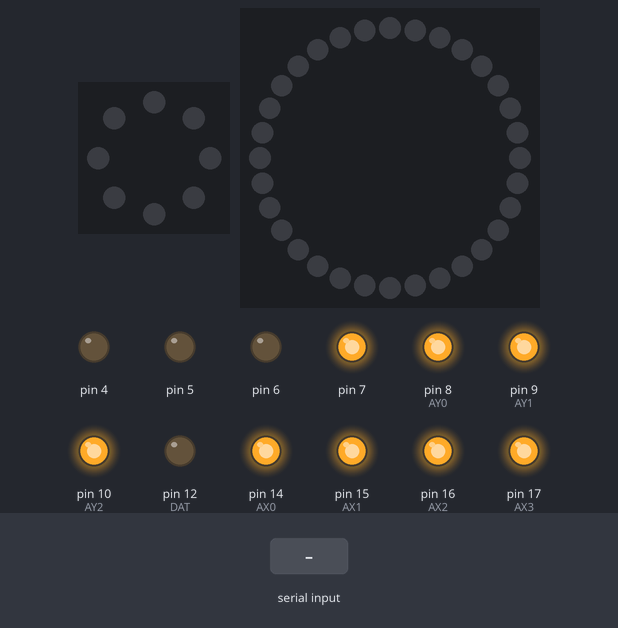
Recording of a sketch running on a simulated Arduino Uno, built with avr-gcc and run on an emulated ATmega328P. Parts: 8 RGB LEDs in a ring, first at the top, clockwise, 32 RGB LEDs in a ring, first at the top, clockwise, output pins drawn as LEDs (lit = HIGH). Inputs (shaded band) come from the test bench. Pins used as bus, display or sensor lines are not drawn; what the sketch prints to the serial monitor is not drawn.

Above: at 1.2 s.
1.3 s: "Clear\n" received over Serial
At 1.9 s:
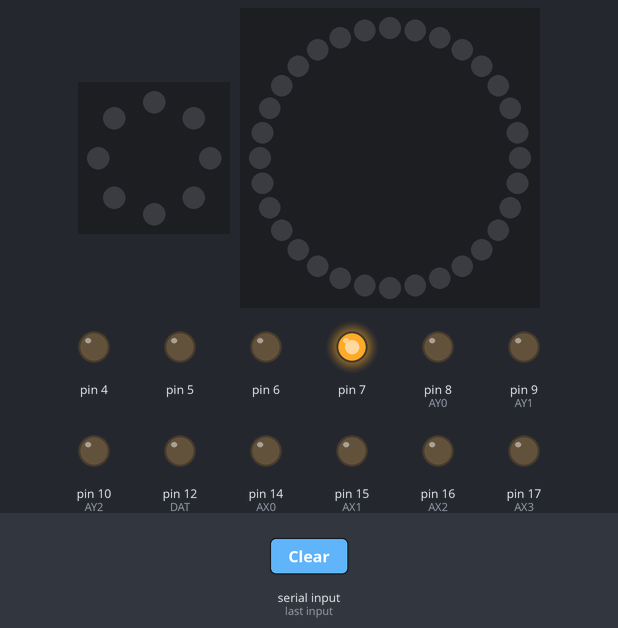
2.8 s: "90;45;200\n" received over Serial
At 3.9 s:
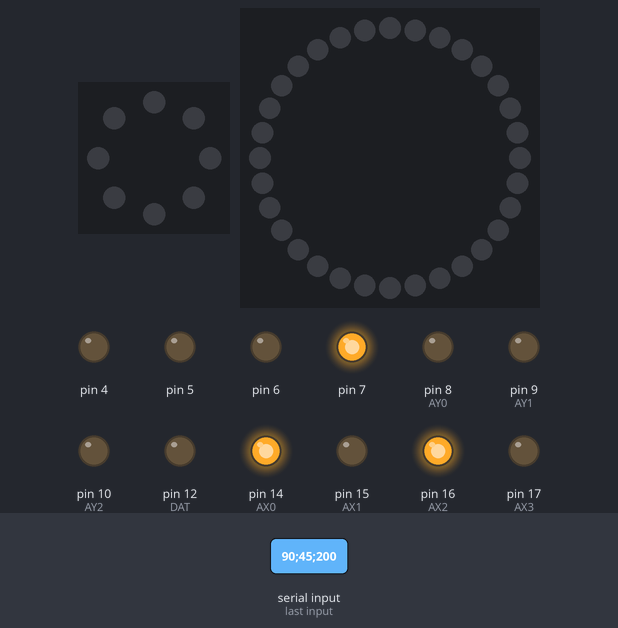
4.3 s: "1001\n" received over Serial
At 4.9 s:
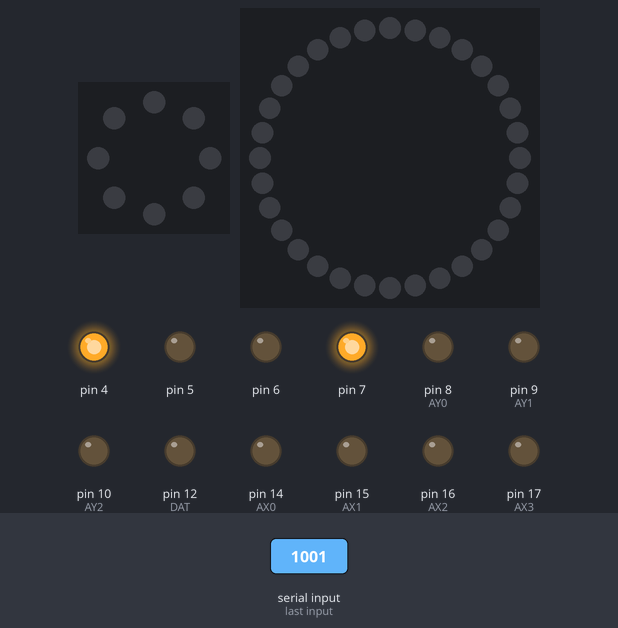
5.8 s: "1;90;45\n" received over Serial
At 6.1 s:
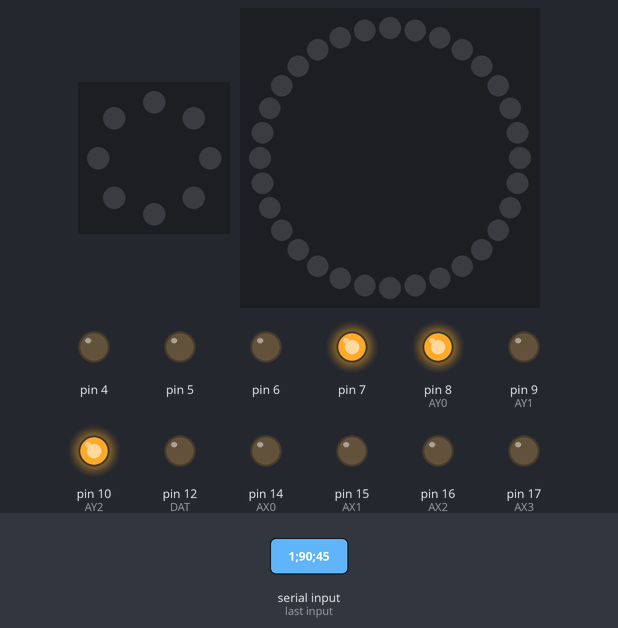
7.3 s: "Clear;1\n" received over Serial
At 8.5 s:
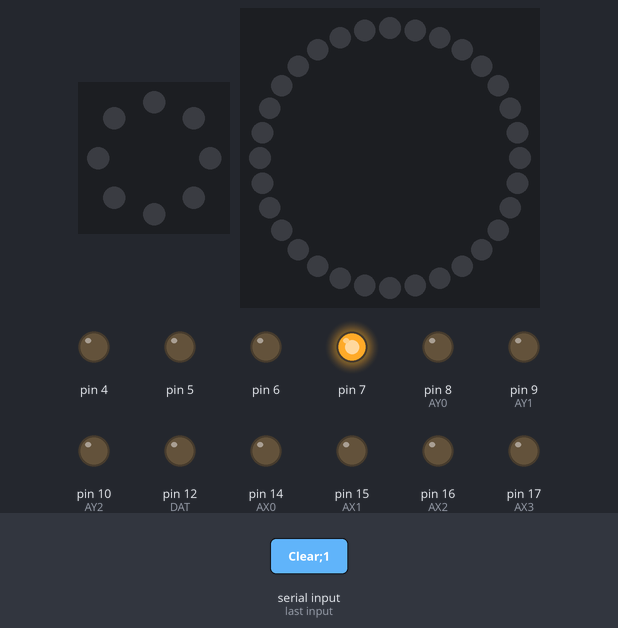
8.8 s: "90;45\n" received over Serial
At 9.6 s:
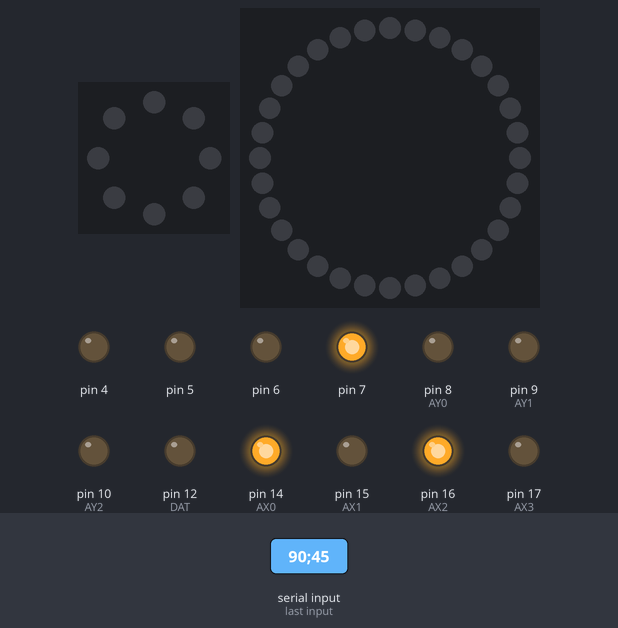
Timing chart, 0 to 11.3 s (numbered marks = the images above; inputs shaded):
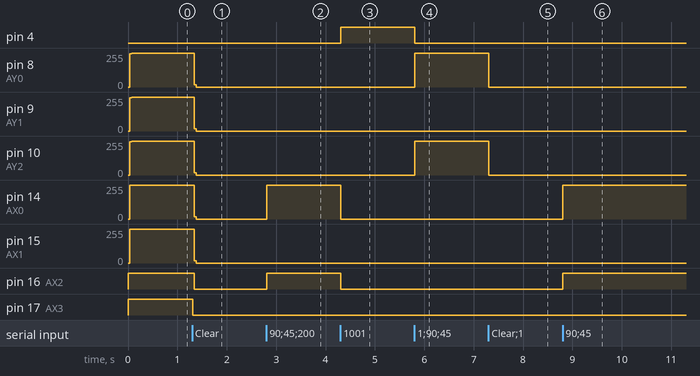

Measured:
- after the input at 1.3 s, pin 8 (AY0), pin 9 (AY1), pin 10 (AY2), pin 14 (AX0), pin 15 (AX1): 255/255 → 0/255 after 0.05 s; pin 16 (AX2): HIGH → LOW after 0.05 s; pin 17 (AX3): HIGH → LOW at once
- after the input at 2.8 s, pin 14 (AX0): 0/255 → 255/255 at once; pin 16 (AX2): LOW → HIGH at once
- after the input at 4.3 s, pin 4: LOW → HIGH at once; pin 14 (AX0): 255/255 → 0/255 at once; pin 16 (AX2): HIGH → LOW at once
- after the input at 5.8 s, pin 4: HIGH → LOW at once; pin 8 (AY0), pin 10 (AY2): 0/255 → 255/255 at once
- after the input at 7.3 s, pin 8 (AY0), pin 10 (AY2): 255/255 → 0/255 at once
- after the input at 8.8 s, pin 14 (AX0): 0/255 → 255/255 at once; pin 16 (AX2): LOW → HIGH at once

The sketch:

TuesFestDemo.ino
```cpp
#include "Arduino.h"
#include <FastLED.h>

#define NUM_COLORS 8
CRGB colors[NUM_COLORS] = {
    CRGB(35, 0, 0),      // Dark Red
    CRGB(0, 35, 0),      // Dark Green
    CRGB(0, 0, 35),      // Dark Blue
    CRGB(35, 35, 0),     // Dark Yellow
    CRGB(0, 35, 35),     // Dark Cyan
    CRGB(35, 0, 35),     // Dark Magenta
    CRGB(17, 17, 17),    // Dark Gray
    CRGB(35, 17, 0),     // Orange
};

#define LED_PIN_1   3
#define NUM_LEDS_1  8

#define LED_PIN_2   2
#define NUM_LEDS_2  32

CRGB leds_1[NUM_LEDS_1];
CRGB leds_2[NUM_LEDS_2];

void(* resetFunc) (void) = 0;

#define STB (1 << PORTB3)
#define STB_DDR (1 << DDB3)

#define DAT (1 << PORTB4)
#define DAT_DDR (1 << DDB4)

#define AY0 (1 << PORTB0)
#define AY1 (1 << PORTB1)
#define AY2 (1 << PORTB2)

#define AY0_DDR (1 << DDB0)
#define AY1_DDR (1 << DDB1)
#define AY2_DDR (1 << DDB2)

#define AX0 (1 << PORTC0) //A0
#define AX1 (1 << PORTC1) //A1
#define AX2 (1 << PORTC2) //A2
#define AX3 (1 << PORTC3) //A3

#define AX0_DDR (1 << DDC0) //A0
#define AX1_DDR (1 << DDC1) //A1
#define AX2_DDR (1 << DDC2) //A2
#define AX3_DDR (1 << DDC3) //A3

#define AX_PORT PORTC
#define AY_PORT PORTB
#define CONTROL_PORT PORTB

#define AX_PORT_DDR DDRC
#define AY_PORT_DDR DDRB
#define CONTROL_PORT_DDR DDRB

#define ADDR0 (1 << PORTD4)
#define ADDR1 (1 << PORTD5)
#define ADDR2 (1 << PORTD6)
#define ADDR3 (1 << PORTD7)

#define ADDR0_DDR (1 << DDD4)
#define ADDR1_DDR (1 << DDD5)
#define ADDR2_DDR (1 << DDD6)
#define ADDR3_DDR (1 << DDD7)

#define ADDR_PORT PORTD
#define ADDR_PORT_DDR DDRD

#define MAX_ADDRESS 15 // change later
#define MAX_AX 15 // 2^n -1
#define MAX_AY 7

int setConnection(int addr, uint8_t AX, uint8_t AY, bool mode){
  uint8_t actuallAddr;
  if (addr == 1000){
    actuallAddr = 0b1000;
    // Serial.println("I have just set addr to 0b1000");
  }else if (addr == 1001){
    actuallAddr = 0b1001;
    // Serial.println("I have just set addr to 0b1001");
  }

  if (actuallAddr > MAX_ADDRESS || AX > MAX_AX || AY > MAX_AY){
    return -1;
  }

  // AX = uint8_t(AX);
  // AY = uint8_t(AY);


  ADDR_PORT = (ADDR_PORT & 0x0F) | (actuallAddr << 4); /// pazq starta stojnost na 4-te bita koito ne iskam da pipam i zadavam nova stojnost na 4 bita, kojto promenqm

  AX_PORT = (AX_PORT & 0xF0) | AX;

  AY_PORT = (AY_PORT & 0xF8) | AY;

  if (mode){
    CONTROL_PORT |= DAT;
  }else{
    CONTROL_PORT &= ~DAT;
  }

  CONTROL_PORT |= STB;

  delayMicroseconds(2);

  CONTROL_PORT &= ~STB;

  return 1;
}


void setup(){

    Serial.begin(9600);

    ADDR_PORT_DDR |= ADDR0_DDR | ADDR1_DDR | ADDR2_DDR | ADDR3_DDR; // Init D Port Arduino

    ADDR_PORT &= ~(ADDR0 | ADDR1 | ADDR2 | ADDR3);


    AY_PORT_DDR |= AY0_DDR | AY1_DDR | AY2_DDR;// Init B Port Arduino

    AY_PORT &= ~(AY0 | AY1 | AY2);


    AX_PORT_DDR |= AX0_DDR | AX1_DDR | AX2_DDR | AX3_DDR;// Init C Port Arduino

    AX_PORT &= ~(AX0 | AX1 | AX2 | AX3);


    CONTROL_PORT_DDR |= STB_DDR | DAT_DDR;

    CONTROL_PORT |= DAT;
    CONTROL_PORT &= ~STB;

    FastLED.addLeds<WS2812, LED_PIN_1, GRB>(leds_1, NUM_LEDS_1);
    FastLED.addLeds<WS2812, LED_PIN_2, GRB>(leds_2, NUM_LEDS_2);

    for (int x = 0; x < 16; x++) {
        for (int y = 0; y < 8; y++) {
            setConnection(0b1000, x, y, false);
            setConnection(0b1001, x, y, false);
        }
    }

    for (int i = 0; i < NUM_LEDS_1; i++) {
        leds_1[i] = CRGB(0, 0, 0);;
    }

    for (int i = 0; i < NUM_LEDS_2; i++) {
        leds_2[i] = CRGB(0, 0, 0);;
    }

    FastLED.show();

    Serial.println("Ready");
}

int currentColorIndex = 0;

void loop(){
  if(Serial.available() > 0){
    // String input = "1000;x15;y7;false;MCUBreadboard 15;MainBreadboard 1";
    String input = Serial.readStringUntil('\n');

    if(input.equals("Clear")) {
      for (int x = 0; x < 16; x++) {
        for (int y = 0; y < 8; y++) {
            setConnection(0b1000, x, y, false);
            setConnection(0b1001, x, y, false);
        }
      }

      for (int i = 0; i < NUM_LEDS_1; i++) {
        leds_1[i] = CRGB(0, 0, 0);;
      }

      for (int i = 0; i < NUM_LEDS_2; i++) {
        leds_2[i] = CRGB(0, 0, 0);;
      }
    }

//    Serial.println(input);


    char* token;
    token = strtok((char*)input.c_str(), ";");
    int instruction = atoi(token);

    // get x
    token = strtok(NULL, ";");
    char* xStr = token;

    // get y
    token = strtok(NULL, ";");
    char* yStr = token;

    if (xStr[0] == 'y') {
      char* temp = yStr;
      yStr = xStr;
      xStr = temp;
    }

    xStr[0] = '0';
    yStr[0] = '0';

    int x = atoi(xStr);
    int y = atoi(yStr);

    // get MODE
    token = strtok(NULL, ";");
    bool mode = (strcmp(token, "true") == 0);

    /// NOT ALWAYS vvv

    // int red = random(5, 26);
    // int green = random(5, 26);
    // int blue = random(5, 26);

    CRGB selectedColor = colors[currentColorIndex];

    // Increment the color index, reset if it exceeds the array
    currentColorIndex = (currentColorIndex + 1) % NUM_COLORS;

    // get LED 1
    token = strtok(NULL, ";");
    String led1Instruction = token;
    int spaceIndex = led1Instruction.indexOf(' ');
    String boardName = led1Instruction.substring(0, spaceIndex);

    // Serial.println(mode);

    if (mode){
      if (boardName.equals("MCUBreadboard")) {
        int led1Idx = atoi(led1Instruction.substring(spaceIndex + 1).c_str());
        // Serial.println(led1Idx);
        leds_1[led1Idx] = selectedColor;
      }
      else  if (boardName.equals("MainBreadboard")) {
        int led2Idx = atoi(led1Instruction.substring(spaceIndex + 1).c_str());
        // Serial.println(led1Idx);
        leds_2[led2Idx] = selectedColor;
      }

      // get LED 2
      token = strtok(NULL, ";");
      String led2Instruction = token;
      spaceIndex = led2Instruction.indexOf(' ');
      boardName = led2Instruction.substring(0, spaceIndex);

      if (boardName.equals("MCUBreadboard")) {
        int led2Idx = atoi(led2Instruction.substring(spaceIndex + 1).c_str());
        // Serial.println(led2Idx);
        leds_1[led2Idx] = selectedColor;
      }
      else  if (boardName.equals("MainBreadboard")) {
        int led2Idx = atoi(led2Instruction.substring(spaceIndex + 1).c_str());
        // Serial.println(led2Idx);
        leds_2[led2Idx] = selectedColor;
      }
    }else{
      if (boardName.equals("MCUBreadboard")) {
        int led1Idx = atoi(led1Instruction.substring(spaceIndex + 1).c_str());
        // Serial.println(led1Idx);
        leds_1[led1Idx] = CRGB(0, 0, 0);
      }
      else  if (boardName.equals("MainBreadboard")) {
        int led2Idx = atoi(led1Instruction.substring(spaceIndex + 1).c_str());
        // Serial.println(led1Idx);
        leds_2[led2Idx] = CRGB(0, 0, 0);
      }

      // get LED 2
      token = strtok(NULL, ";");
      String led2Instruction = token;
      spaceIndex = led2Instruction.indexOf(' ');
      boardName = led2Instruction.substring(0, spaceIndex);

      if (boardName.equals("MCUBreadboard")) {
        int led2Idx = atoi(led2Instruction.substring(spaceIndex + 1).c_str());
        // Serial.println(led2Idx);
        leds_1[led2Idx] = CRGB(0, 0, 0);
      }
      else  if (boardName.equals("MainBreadboard")) {
        int led2Idx = atoi(led2Instruction.substring(spaceIndex + 1).c_str());
        // Serial.println(led2Idx);
        leds_2[led2Idx] = CRGB(0, 0, 0);
      }
    }

    // Serial.println("Im on 295 line");

    FastLED.show();

    setConnection(instruction, x, y, mode);

    // Serial.println("Im on 302 line");


  }
}
```
